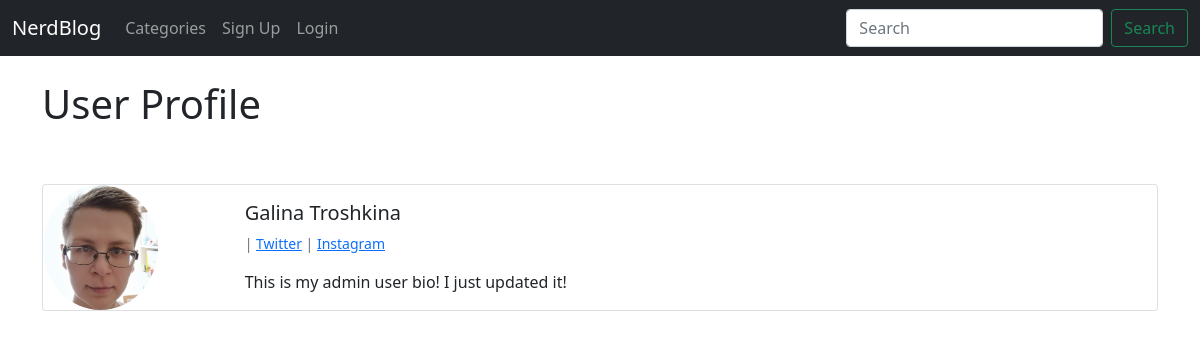
Screenshot of /userauth/1/profile with the database file from the repository.
### myposts/models.py (models this page shows, shortened)
class Profile(models.Model):
    user = models.OneToOneField(User, null=True, on_delete=models.CASCADE)
    bio = models.TextField()
    profile_pic = models.ImageField(
        null=True, blank=True, upload_to='images/profile/')
    website_url = models.CharField(max_length=255, blank=True, null=True)
    fb_url = models.CharField(max_length=255, blank=True, null=True)
    twitter_url = models.CharField(max_length=255, blank=True, null=True)
    ig_url = models.CharField(max_length=255, blank=True, null=True)
    pinterest_url = models.CharField(max_length=255, blank=True, null=True)

### userauth/views.py (the view)
# urls.py: path('<int:pk>/profile', ShowProfilePageView.as_view(),
class ShowProfilePageView(DetailView):
    model = Profile
    template_name = 'registration/user_profile.html'
    def get_context_data(self, *args, **kwargs):
        context = super(ShowProfilePageView,
                        self).get_context_data(*args, **kwargs)
        page_user = get_object_or_404(Profile, id=self.kwargs['pk'])
        context['page_user'] = page_user
        return context

### userauth/templates/registration/user_profile.html (shortened to what this page needs)
{% extends 'base.html' %}
{% load static %}
{% block content %}
    <h1>User Profile</h1>
    <br /><br />
    <div class="card mb-3">
        <div class="row g-0">
          <div class="col-md-2">
              {% if page_user.profile_pic %}
            <img src="{{ page_user.profile_pic.url }}" height="125" class="rounded-circle">
            {% else %}
            <img src="{% static 'myposts/images/icon-931551_640.jpg' %}" height="125">
            {% endif %}
          </div>
          <div class="col-md-10">
            <div class="card-body">
                <h5 class="card-title">
                    {{ page_user.user.first_name}} {{ page_user.user.last_name}}
                </h5>
                <p class="small text-muted ">
                    {% if page_user.twitter_url %}
                    | <a href="{{ page_user.twitter_url }}">Twitter</a>
                    {% endif %}
                    {% if page_user.ig_url %}
                    | <a href="{{ page_user.ig_url }}">Instagram</a>
                    {% endif %}
                </p>
              <p class="card-text">
                {{ page_user.bio }}
              </p>
            </div>
          </div>
        </div>
      </div>
{% endblock %}

### rows the page displays
Profile: profile_pic (picture), user.first_name "Galina", user.last_name "Troshkina", bio "This is my admin user bio! I just updated it!"
